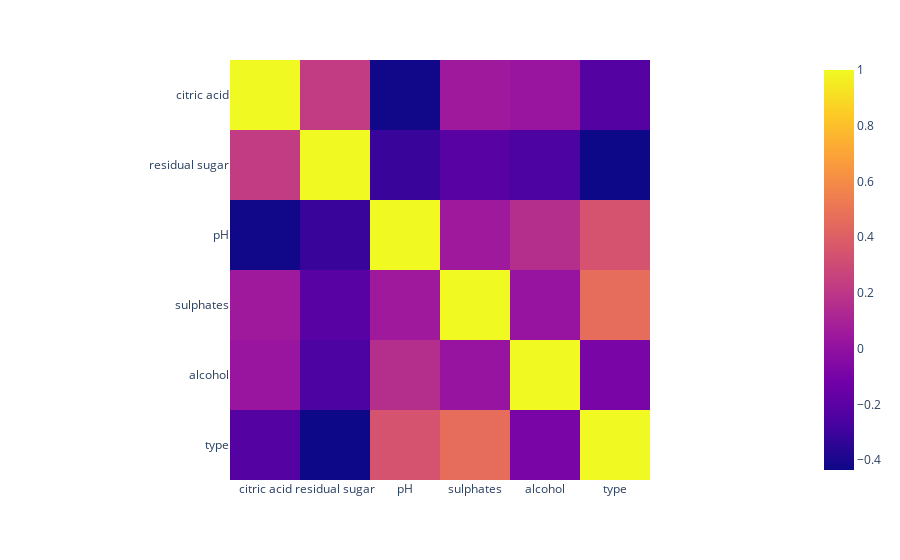

Notebook cell for this chart:
### Code cell
#plot correlation matrix
fig = px.imshow(wine.corr())

fig.show()

### Figure 1 — Plotly figure (JSON) as saved in the notebook; plotly's stock layout.template omitted (floating-point values rounded to 4 significant figures)
{"data": [{"coloraxis": "coloraxis", "hovertemplate": "x: %{x}<br>y: %{y}<br>color: %{z}<extra></extra>", "name": "0", "type": "heatmap", "x": ["citric acid", "residual sugar", "pH", "sulphates", "alcohol", "type"], "xaxis": "x", "y": ["citric acid", "residual sugar", "pH", "sulphates", "alcohol", "type"], "yaxis": "y", "z": [[1, 0.228, -0.4231, 0.0551, 0.03214, -0.2243], [0.228, 1, -0.3133, -0.2061, -0.2486, -0.435], [-0.4231, -0.3133, 1, 0.05562, 0.1611, 0.3416], [0.0551, -0.2061, 0.05562, 1, 0.02227, 0.4664], [0.03214, -0.2486, 0.1611, 0.02227, 1, -0.08543], [-0.2243, -0.435, 0.3416, 0.4664, -0.08543, 1]]}], "layout": {"coloraxis": {"colorscale": [[0, "#0d0887"], [0.1111, "#46039f"], [0.2222, "#7201a8"], [0.3333, "#9c179e"], [0.4444, "#bd3786"], [0.5556, "#d8576b"], [0.6667, "#ed7953"], [0.7778, "#fb9f3a"], [0.8889, "#fdca26"], [1, "#f0f921"]]}, "margin": {"t": 60}, "xaxis": {"anchor": "y", "constrain": "domain", "domain": [0, 1], "scaleanchor": "y"}, "yaxis": {"anchor": "x", "autorange": "reversed", "constrain": "domain", "domain": [0, 1]}}}
